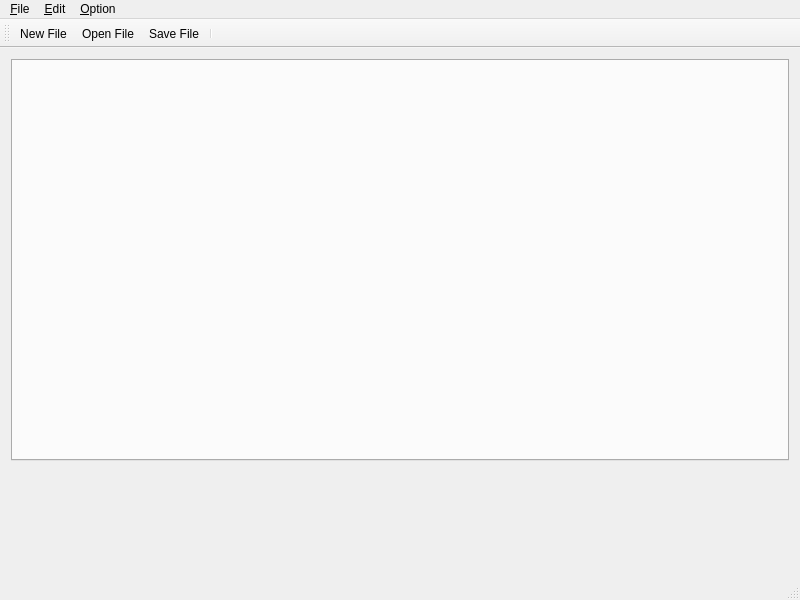
<?xml version="1.0" encoding="UTF-8"?>
<ui version="4.0">
 <class>MainWindow</class>
 <widget class="QMainWindow" name="MainWindow">
  <property name="geometry">
   <rect>
    <x>0</x>
    <y>0</y>
    <width>800</width>
    <height>600</height>
   </rect>
  </property>
  <property name="windowTitle">
   <string>MainWindow</string>
  </property>
  <property name="windowIcon">
   <iconset resource="notepad.qrc">
    <normaloff>:/Images/icon_notepad</normaloff>:/Images/icon_notepad</iconset>
  </property>
  <widget class="QWidget" name="centralWidget">
   <layout class="QVBoxLayout" name="verticalLayout" stretch="8,2">
    <item>
     <widget class="TabWidget" name="tabWidget"/>
    </item>
    <item>
     <widget class="SearchWidget" name="searchWidget" native="true"/>
    </item>
   </layout>
  </widget>
  <widget class="QMenuBar" name="menuBar">
   <property name="geometry">
    <rect>
     <x>0</x>
     <y>0</y>
     <width>800</width>
     <height>24</height>
    </rect>
   </property>
   <widget class="QMenu" name="menuFile">
    <property name="title">
     <string>&amp;File</string>
    </property>
    <widget class="QMenu" name="menu_File_Open_Recent">
     <property name="title">
      <string>&amp;Open Recent</string>
     </property>
     <addaction name="action_Clear_Items"/>
     <addaction name="separator"/>
    </widget>
    <widget class="QMenu" name="menu_Reopen_encoding">
     <property name="title">
      <string>&amp;Reopen with Encoding</string>
     </property>
     <addaction name="action_Code_Unicode"/>
     <addaction name="separator"/>
     <addaction name="action_Code_Big5"/>
     <addaction name="separator"/>
     <addaction name="action_Code_EUC_JP"/>
     <addaction name="action_Code_ISO_2022_JP"/>
     <addaction name="action_Code_Shift_JIS"/>
     <addaction name="separator"/>
     <addaction name="action_Code_GB18030"/>
    </widget>
    <widget class="QMenu" name="menu_Save_with_Encoding">
     <property name="title">
      <string>&amp;Save with Encoding</string>
     </property>
     <addaction name="action_SaveCode_Big5"/>
     <addaction name="separator"/>
     <addaction name="action_SaveCode_EUC_JP"/>
     <addaction name="action_SaveCode_ISO_2022_JP"/>
     <addaction name="action_SaveCode_Shift_JIS"/>
     <addaction name="separator"/>
     <addaction name="action_SaveCode_GB18030"/>
    </widget>
    <addaction name="action_New_File"/>
    <addaction name="action_Open_File"/>
    <addaction name="menu_File_Open_Recent"/>
    <addaction name="action_Save_File"/>
    <addaction name="action_Save_As"/>
    <addaction name="menu_Reopen_encoding"/>
    <addaction name="menu_Save_with_Encoding"/>
    <addaction name="action_Exit"/>
   </widget>
   <widget class="QMenu" name="menuEdit">
    <property name="title">
     <string>&amp;Edit</string>
    </property>
    <addaction name="action_Undo"/>
    <addaction name="action_Redo"/>
    <addaction name="separator"/>
    <addaction name="action_Cut"/>
    <addaction name="action_Copy"/>
    <addaction name="action_Paste"/>
    <addaction name="action_Delete"/>
    <addaction name="separator"/>
    <addaction name="action_Select_All"/>
    <addaction name="separator"/>
    <addaction name="action_FindOrReplace"/>
   </widget>
   <widget class="QMenu" name="menuOption">
    <property name="title">
     <string>&amp;Option</string>
    </property>
    <addaction name="action_Font"/>
   </widget>
   <addaction name="menuFile"/>
   <addaction name="menuEdit"/>
   <addaction name="menuOption"/>
  </widget>
  <widget class="QToolBar" name="mainToolBar">
   <attribute name="toolBarArea">
    <enum>TopToolBarArea</enum>
   </attribute>
   <attribute name="toolBarBreak">
    <bool>false</bool>
   </attribute>
   <addaction name="action_New_File"/>
   <addaction name="action_Open_File"/>
   <addaction name="action_Save_File"/>
   <addaction name="separator"/>
  </widget>
  <widget class="QStatusBar" name="statusBar"/>
  <action name="action_New_File">
   <property name="icon">
    <iconset resource="notepad.qrc">
     <normaloff>:/Images/icon_NewFile</normaloff>:/Images/icon_NewFile</iconset>
   </property>
   <property name="text">
    <string>&amp;New File</string>
   </property>
  </action>
  <action name="action_Open_File">
   <property name="icon">
    <iconset resource="notepad.qrc">
     <normaloff>:/Images/icon_OpenFile</normaloff>:/Images/icon_OpenFile</iconset>
   </property>
   <property name="text">
    <string>&amp;Open File ...</string>
   </property>
  </action>
  <action name="action_Clear_Items">
   <property name="text">
    <string>&amp;Clear Items</string>
   </property>
  </action>
  <action name="action_Save_File">
   <property name="icon">
    <iconset resource="notepad.qrc">
     <normaloff>:/Images/icon_SaveFile</normaloff>:/Images/icon_SaveFile</iconset>
   </property>
   <property name="text">
    <string>&amp;Save File</string>
   </property>
  </action>
  <action name="action_Save_As">
   <property name="icon">
    <iconset resource="notepad.qrc">
     <normaloff>:/Images/icon_SaveAsFile</normaloff>:/Images/icon_SaveAsFile</iconset>
   </property>
   <property name="text">
    <string>&amp;Save As ...</string>
   </property>
  </action>
  <action name="action_Exit">
   <property name="text">
    <string>&amp;Exit</string>
   </property>
  </action>
  <action name="action_About">
   <property name="text">
    <string>&amp;About</string>
   </property>
  </action>
  <action name="action_Undo">
   <property name="icon">
    <iconset resource="notepad.qrc">
     <normaloff>:/Images/icon_Undo</normaloff>:/Images/icon_Undo</iconset>
   </property>
   <property name="text">
    <string>&amp;Undo</string>
   </property>
  </action>
  <action name="action_Redo">
   <property name="icon">
    <iconset resource="notepad.qrc">
     <normaloff>:/Images/icon_Redo</normaloff>:/Images/icon_Redo</iconset>
   </property>
   <property name="text">
    <string>&amp;Redo</string>
   </property>
  </action>
  <action name="action_Cut">
   <property name="text">
    <string>&amp;Cut</string>
   </property>
  </action>
  <action name="action_Copy">
   <property name="text">
    <string>&amp;Copy</string>
   </property>
  </action>
  <action name="action_Paste">
   <property name="text">
    <string>&amp;Paste</string>
   </property>
  </action>
  <action name="action_FindOrReplace">
   <property name="text">
    <string>&amp;Find/Replace</string>
   </property>
  </action>
  <action name="action_Delete">
   <property name="text">
    <string>&amp;Delete</string>
   </property>
  </action>
  <action name="action_Select_All">
   <property name="text">
    <string>&amp;Select All</string>
   </property>
  </action>
  <action name="action_Settings">
   <property name="text">
    <string>&amp;Settings</string>
   </property>
  </action>
  <action name="action_Save_All">
   <property name="text">
    <string>Save All</string>
   </property>
  </action>
  <action name="action_Font">
   <property name="text">
    <string>&amp;Font</string>
   </property>
  </action>
  <action name="action_Code_Unicode">
   <property name="text">
    <string>Unicode</string>
   </property>
  </action>
  <action name="action_Code_Big5">
   <property name="text">
    <string>Big5</string>
   </property>
  </action>
  <action name="action_Code_EUC_JP">
   <property name="text">
    <string>EUC-JP</string>
   </property>
  </action>
  <action name="action_Code_ISO_2022_JP">
   <property name="text">
    <string>ISO 2022-JP</string>
   </property>
  </action>
  <action name="action_Code_Shift_JIS">
   <property name="text">
    <string>Shift-JIS</string>
   </property>
  </action>
  <action name="action_Code_GB18030">
   <property name="text">
    <string>GB18030</string>
   </property>
  </action>
  <action name="action_SaveCode_Big5">
   <property name="text">
    <string>Big5</string>
   </property>
  </action>
  <action name="action_SaveCode_EUC_JP">
   <property name="text">
    <string>EUC-JP</string>
   </property>
  </action>
  <action name="action_SaveCode_ISO_2022_JP">
   <property name="text">
    <string>ISO 2022-JP</string>
   </property>
  </action>
  <action name="action_SaveCode_Shift_JIS">
   <property name="text">
    <string>Shift-JIS</string>
   </property>
  </action>
  <action name="action_SaveCode_GB18030">
   <property name="text">
    <string>GB18030</string>
   </property>
  </action>
 </widget>
 <layoutdefault spacing="6" margin="11"/>
 <customwidgets>
  <customwidget>
   <class>SearchWidget</class>
   <extends>QWidget</extends>
   <header>searchwidget.h</header>
   <container>1</container>
  </customwidget>
  <customwidget>
   <class>TabWidget</class>
   <extends>QTabWidget</extends>
   <header>tabwidget.h</header>
   <container>1</container>
  </customwidget>
 </customwidgets>
 <resources>
  <include location="notepad.qrc"/>
 </resources>
 <connections/>
</ui>
